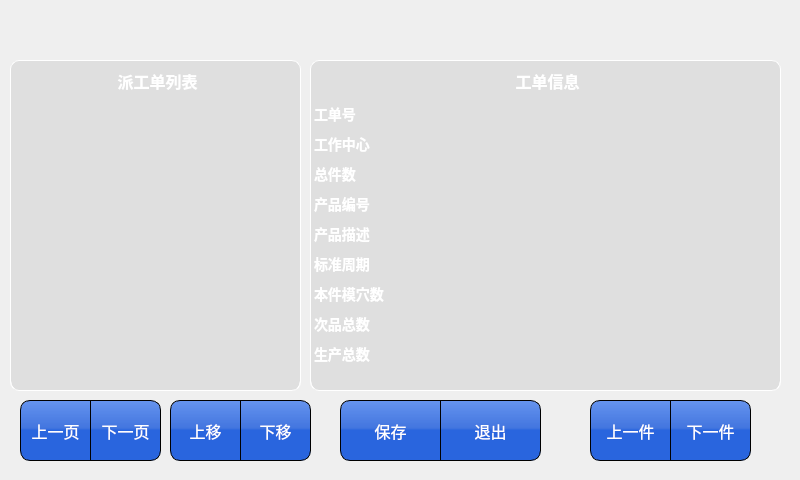
<?xml version="1.0" encoding="UTF-8"?>
<ui version="4.0">
 <class>fun37td</class>
 <widget class="QDialog" name="fun37td">
  <property name="geometry">
   <rect>
    <x>0</x>
    <y>0</y>
    <width>800</width>
    <height>480</height>
   </rect>
  </property>
  <property name="font">
   <font>
    <pointsize>12</pointsize>
   </font>
  </property>
  <property name="windowTitle">
   <string>Dialog</string>
  </property>
  <property name="styleSheet">
   <string notr="true">QDialog {	
	border-image: url(:/rc/res/main_bk.png) 0 00 0 0 repeat;
}
#widget_2{ 
border-image: url(:/rc/res/main_bk.png) 50 00 0 0 repeat;
}
QPushButton {
	border: 1px solid  rgb(0, 0, 0);
	border-radius: 0px;
	background-color: qlineargradient(spread:pad, x1:1, y1:1, x2:1, y2:0, stop:0.505682 rgba(35, 97, 222, 247), stop:0.539773 rgba(61, 114, 223, 247), stop:1 rgba(93, 142, 239, 238));
	color: rgb(255, 255, 255);
	font: 16px;
}
QGroupBox::title {
  color: rgb(255, 255, 255);
  subcontrol-origin: margin;
  subcontrol-position: top center;
  padding-top: 10px;  
  border-top: 1px solid rgb(255, 255, 255);
  font:bold 14px;
}
QGroupBox {
	border: 1px solid rgb(255, 255, 255); 
    border-radius: 9px;
	padding:2px; font: bold 16px;	
	background-color: rgba(199, 199, 199, 100);
}

QTableWidget::item {
   
}
QHeaderView::section {
    background-color:  rgb(221, 221, 221); 
	font: 18px;
	border: 0px solid #6c6c6c;
	height: 25px;
}

QTableWidget {
border-left: 1px solid rgb(255, 255, 255); 
border-right: 1px solid rgb(255, 255, 255); 
background-color: transparent;
color: rgb(255, 255, 255);
font: bold 14px;
border-bottom-left-radius:10px;
border-bottom-right-radius:10px;
}</string>
  </property>
  <widget class="QWidget" name="widget_2" native="true">
   <property name="geometry">
    <rect>
     <x>0</x>
     <y>50</y>
     <width>800</width>
     <height>431</height>
    </rect>
   </property>
   <property name="styleSheet">
    <string notr="true"/>
   </property>
   <widget class="QPushButton" name="btItemNext">
    <property name="geometry">
     <rect>
      <x>670</x>
      <y>350</y>
      <width>81</width>
      <height>61</height>
     </rect>
    </property>
    <property name="focusPolicy">
     <enum>Qt::NoFocus</enum>
    </property>
    <property name="styleSheet">
     <string notr="true">border-top-right-radius:10px;
border-bottom-right-radius:10px;</string>
    </property>
    <property name="text">
     <string>下一件</string>
    </property>
   </widget>
   <widget class="QPushButton" name="btPageNext">
    <property name="geometry">
     <rect>
      <x>90</x>
      <y>350</y>
      <width>71</width>
      <height>61</height>
     </rect>
    </property>
    <property name="focusPolicy">
     <enum>Qt::NoFocus</enum>
    </property>
    <property name="styleSheet">
     <string notr="true">border-top-right-radius:10px;
border-bottom-right-radius:10px;</string>
    </property>
    <property name="text">
     <string>下一页</string>
    </property>
   </widget>
   <widget class="QPushButton" name="btMoveDown">
    <property name="geometry">
     <rect>
      <x>240</x>
      <y>350</y>
      <width>71</width>
      <height>61</height>
     </rect>
    </property>
    <property name="focusPolicy">
     <enum>Qt::NoFocus</enum>
    </property>
    <property name="styleSheet">
     <string notr="true">border-top-right-radius:10px;
border-bottom-right-radius:10px;</string>
    </property>
    <property name="text">
     <string>下移</string>
    </property>
   </widget>
   <widget class="QPushButton" name="btPageUp">
    <property name="geometry">
     <rect>
      <x>20</x>
      <y>350</y>
      <width>71</width>
      <height>61</height>
     </rect>
    </property>
    <property name="focusPolicy">
     <enum>Qt::NoFocus</enum>
    </property>
    <property name="styleSheet">
     <string notr="true">border-top-left-radius:10px;
border-bottom-left-radius:10px;</string>
    </property>
    <property name="text">
     <string>上一页</string>
    </property>
   </widget>
   <widget class="QPushButton" name="btExit">
    <property name="geometry">
     <rect>
      <x>440</x>
      <y>350</y>
      <width>101</width>
      <height>61</height>
     </rect>
    </property>
    <property name="focusPolicy">
     <enum>Qt::NoFocus</enum>
    </property>
    <property name="styleSheet">
     <string notr="true">border-top-right-radius:10px;
border-bottom-right-radius:10px;</string>
    </property>
    <property name="text">
     <string>退出</string>
    </property>
   </widget>
   <widget class="QPushButton" name="btMoveUp">
    <property name="geometry">
     <rect>
      <x>170</x>
      <y>350</y>
      <width>71</width>
      <height>61</height>
     </rect>
    </property>
    <property name="focusPolicy">
     <enum>Qt::NoFocus</enum>
    </property>
    <property name="styleSheet">
     <string notr="true">border-top-left-radius:10px;
border-bottom-left-radius:10px;</string>
    </property>
    <property name="text">
     <string>上移</string>
    </property>
   </widget>
   <widget class="QPushButton" name="btSave">
    <property name="geometry">
     <rect>
      <x>340</x>
      <y>350</y>
      <width>101</width>
      <height>61</height>
     </rect>
    </property>
    <property name="focusPolicy">
     <enum>Qt::NoFocus</enum>
    </property>
    <property name="styleSheet">
     <string notr="true">border-top-left-radius:10px;
border-bottom-left-radius:10px;</string>
    </property>
    <property name="text">
     <string>保存</string>
    </property>
   </widget>
   <widget class="QGroupBox" name="groupBox_2">
    <property name="geometry">
     <rect>
      <x>310</x>
      <y>10</y>
      <width>471</width>
      <height>331</height>
     </rect>
    </property>
    <property name="title">
     <string>工单信息</string>
    </property>
    <widget class="QTableWidget" name="tableWidget_info">
     <property name="geometry">
      <rect>
       <x>0</x>
       <y>40</y>
       <width>471</width>
       <height>291</height>
      </rect>
     </property>
     <property name="editTriggers">
      <set>QAbstractItemView::NoEditTriggers</set>
     </property>
     <property name="selectionMode">
      <enum>QAbstractItemView::SingleSelection</enum>
     </property>
     <property name="selectionBehavior">
      <enum>QAbstractItemView::SelectRows</enum>
     </property>
     <property name="textElideMode">
      <enum>Qt::ElideLeft</enum>
     </property>
     <property name="rowCount">
      <number>9</number>
     </property>
     <property name="columnCount">
      <number>2</number>
     </property>
     <attribute name="horizontalHeaderVisible">
      <bool>false</bool>
     </attribute>
     <attribute name="horizontalHeaderDefaultSectionSize">
      <number>97</number>
     </attribute>
     <attribute name="horizontalHeaderHighlightSections">
      <bool>true</bool>
     </attribute>
     <attribute name="horizontalHeaderMinimumSectionSize">
      <number>24</number>
     </attribute>
     <attribute name="horizontalHeaderStretchLastSection">
      <bool>true</bool>
     </attribute>
     <attribute name="verticalHeaderVisible">
      <bool>false</bool>
     </attribute>
     <row>
      <property name="text">
       <string>新建行</string>
      </property>
     </row>
     <row>
      <property name="text">
       <string>新建行</string>
      </property>
     </row>
     <row>
      <property name="text">
       <string>新建行</string>
      </property>
     </row>
     <row>
      <property name="text">
       <string>新建行</string>
      </property>
     </row>
     <row>
      <property name="text">
       <string>新建行</string>
      </property>
     </row>
     <row>
      <property name="text">
       <string>新建行</string>
      </property>
     </row>
     <row>
      <property name="text">
       <string>新建行</string>
      </property>
     </row>
     <row>
      <property name="text">
       <string>新建行</string>
      </property>
     </row>
     <row>
      <property name="text">
       <string>新建行</string>
      </property>
     </row>
     <column>
      <property name="text">
       <string>新建列</string>
      </property>
     </column>
     <column>
      <property name="text">
       <string>新建列</string>
      </property>
     </column>
     <item row="0" column="0">
      <property name="text">
       <string>工单号</string>
      </property>
     </item>
     <item row="1" column="0">
      <property name="text">
       <string>工作中心</string>
      </property>
     </item>
     <item row="2" column="0">
      <property name="text">
       <string>总件数</string>
      </property>
     </item>
     <item row="3" column="0">
      <property name="text">
       <string>产品编号</string>
      </property>
     </item>
     <item row="4" column="0">
      <property name="text">
       <string>产品描述</string>
      </property>
     </item>
     <item row="5" column="0">
      <property name="text">
       <string>标准周期</string>
      </property>
     </item>
     <item row="6" column="0">
      <property name="text">
       <string>本件模穴数</string>
      </property>
     </item>
     <item row="7" column="0">
      <property name="text">
       <string>次品总数</string>
      </property>
     </item>
     <item row="8" column="0">
      <property name="text">
       <string>生产总数</string>
      </property>
     </item>
    </widget>
   </widget>
   <widget class="QPushButton" name="btItemUp">
    <property name="geometry">
     <rect>
      <x>590</x>
      <y>350</y>
      <width>81</width>
      <height>61</height>
     </rect>
    </property>
    <property name="focusPolicy">
     <enum>Qt::NoFocus</enum>
    </property>
    <property name="styleSheet">
     <string notr="true">border-top-left-radius:10px;
border-bottom-left-radius:10px;</string>
    </property>
    <property name="text">
     <string>上一件</string>
    </property>
   </widget>
   <widget class="QGroupBox" name="groupBox">
    <property name="geometry">
     <rect>
      <x>10</x>
      <y>10</y>
      <width>291</width>
      <height>331</height>
     </rect>
    </property>
    <property name="title">
     <string>派工单列表</string>
    </property>
    <widget class="QTableWidget" name="tableWidget_Order">
     <property name="geometry">
      <rect>
       <x>0</x>
       <y>40</y>
       <width>291</width>
       <height>291</height>
      </rect>
     </property>
     <property name="editTriggers">
      <set>QAbstractItemView::NoEditTriggers</set>
     </property>
     <property name="rowCount">
      <number>1</number>
     </property>
     <property name="columnCount">
      <number>2</number>
     </property>
     <attribute name="horizontalHeaderVisible">
      <bool>false</bool>
     </attribute>
     <attribute name="horizontalHeaderDefaultSectionSize">
      <number>110</number>
     </attribute>
     <attribute name="horizontalHeaderStretchLastSection">
      <bool>true</bool>
     </attribute>
     <attribute name="verticalHeaderVisible">
      <bool>false</bool>
     </attribute>
     <row/>
     <column/>
     <column/>
    </widget>
   </widget>
  </widget>
 </widget>
 <resources/>
 <connections/>
</ui>
